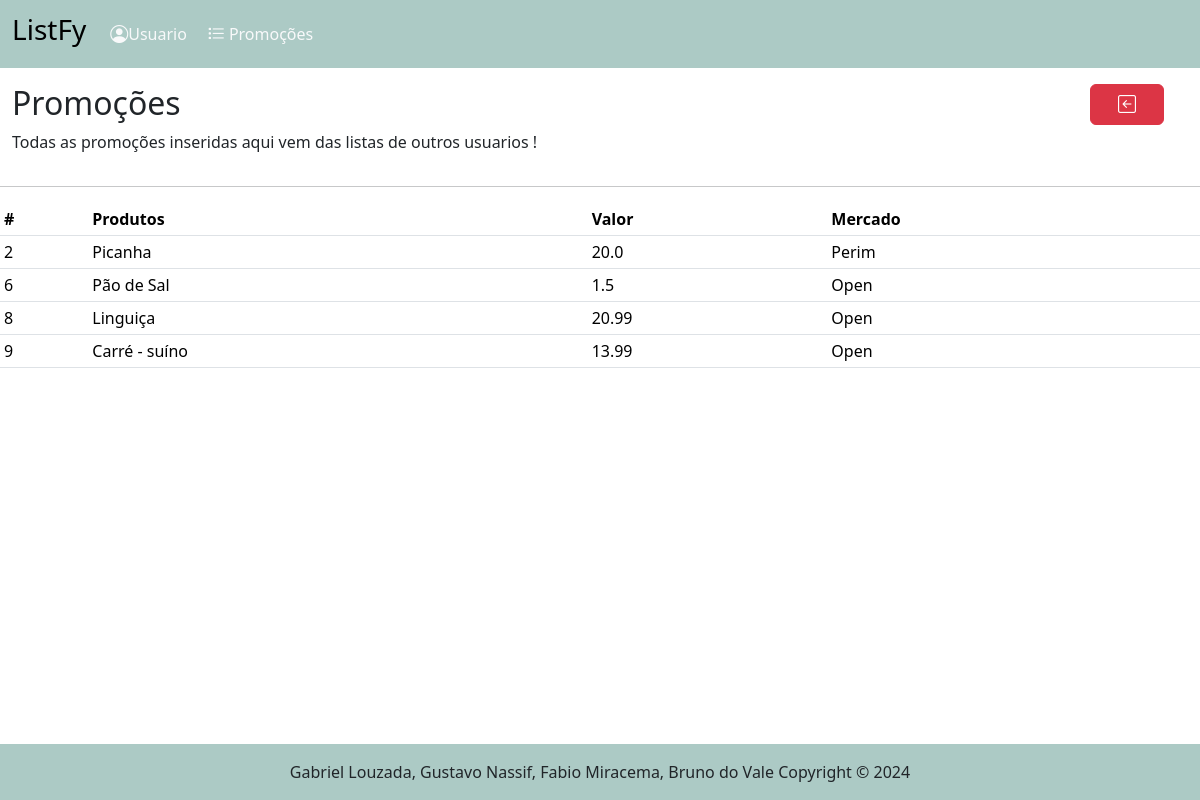
Page /promocao/ on the earlier database version.
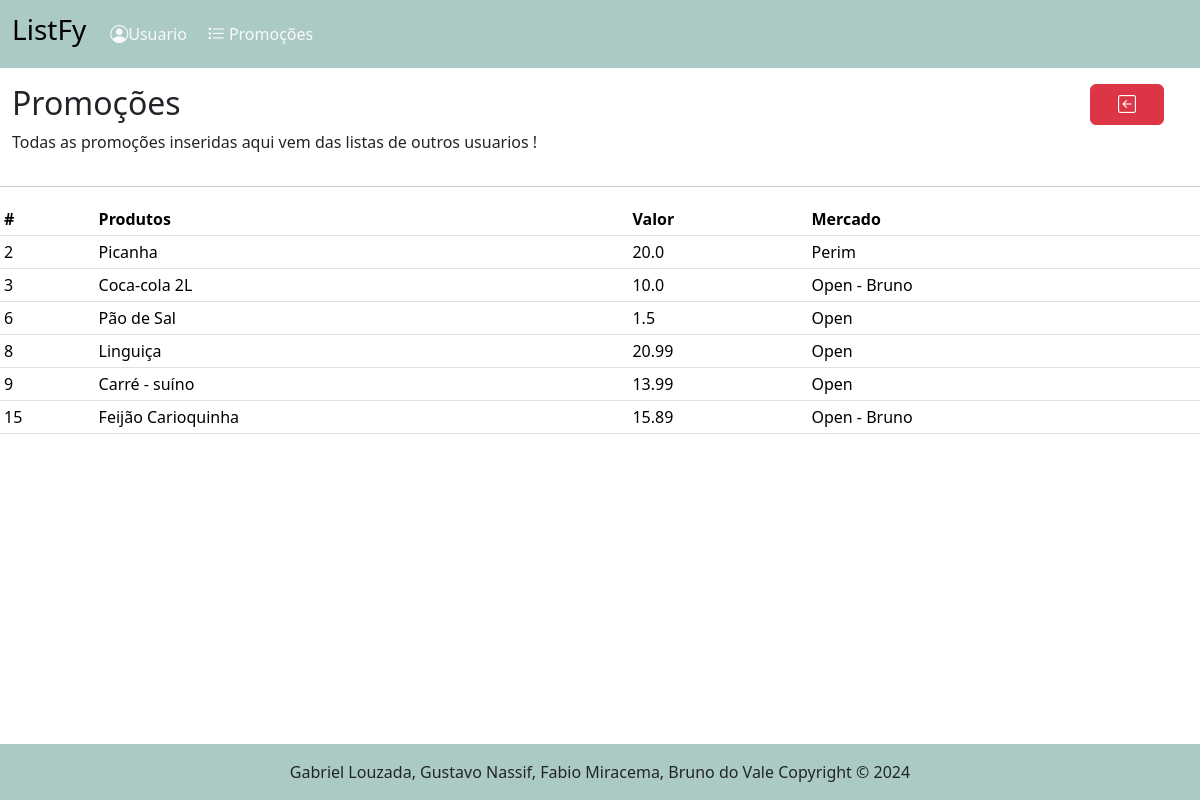
Same page on the later database version.
### tables this page shows
CREATE TABLE "lista" (
	"id_lista"	            INTEGER,
	"estabelecimento"	      TEXT    NOT NULL,
	"id_user"	              INTEGER NOT NULL,
  "status_lista"     		  INTEGER NOT NULL,
	FOREIGN KEY("id_user") REFERENCES "usuario"("id_user"),
	PRIMARY KEY("id_lista" AUTOINCREMENT)
);

### routes/promocao_routes.py (the view)
@router.get("/", response_class=HTMLResponse)
async def get_listar(request: Request):
    promocao = obter_todas_promocao()
    return templates.TemplateResponse("/promocao/promocao.html", {"request": request, "promocao":promocao})

### templates/promocao/promocao.html (shortened to what this page needs)
{% extends "base.html" %}
{% block conteudo %}
<div class="row mt-3 container-fluid d-flex justify-content-between">
    <div class="col-9 col-md-11">
        <h2>Promoções</h2>
        <p>Todas as promoções inseridas aqui vem das listas de outros usuarios !</p>
    </div>
    <div class="col-2 col-md-1">
        <a href="/" class="btn btn-danger"><i class="bi bi-arrow-left-square"></i></a>
    </div>
</div>
<hr>
<div>
    <table class="table table-sm">
        <tr>
            <th>#</th>
            <th>Produtos</th>
            <th>Valor</th>
            <th>Mercado</th>
        </tr>
        {% for p in promocao%}
        <tr>
            <td>{{p.id_produto}}</td>
            <td>{{p.nome_produto}}</td>
            <td>{{p.valor_promocao}}</td>
            <td>{{p.estabelecimento}}</td>
        </tr>
        {% endfor %}
    </table>
</div>
{% endblock %}

### templates/base.html (shortened to what this page needs)
<!DOCTYPE html>
<html lang="pt-br">
<head>
    <link rel="stylesheet" href="/static/style/style.css">
    <link href="https://cdn.jsdelivr.net/npm/bootstrap@5.3.3/dist/css/bootstrap.min.css" rel="stylesheet">
    <link rel="stylesheet" href="https://cdn.jsdelivr.net/npm/bootstrap-icons@1.11.3/font/bootstrap-icons.min.css">
</head>
<body>
    {% set usuario = request.state.usuario%}
    {% include "header.html" %}
    {% block conteudo %}{% endblock %}
    {% include "footer.html" %}
</body>
</html>

### templates/header.html (shortened to what this page needs)
<header>
    <nav class="navbar navbar-expand-lg" style="background-color: #accac5;">
        <div class="container-fluid">
          <a class="navbar-brand" href="/">
            <h3>ListFy</h3>
          </a>
          <div class="collapse navbar-collapse" id="navbarSupportedContent">
            <ul class="navbar-nav me-auto mb-2 mb-lg-0">
              {%- if not usuario: -%}
              <li class="nav-item">
                <a class="nav-link text-light" href="/usuario/entrar"> <i class="bi bi-person-circle" style="padding: 0px;"></i>Usuario</a>
              </li>
                {%- endif -%}
              <li class="nav-item">
                <a class="nav-link text-light" href="/promocao"> <i class="bi bi-list-task p-1"></i>Promoções</a>
              </li>
            </ul>
          </div>
        </div>
      </nav>
</header>

### templates/footer.html (shortened to what this page needs)
<div class="p-3 mt-5 ">
</div>
<footer class="bd-footer fixed-bottom" style="background-color: #accac5">
    <div class="d-flex justify-content-center mt-3">
        <p>Gabriel Louzada, Gustavo Nassif, Fabio Miracema, Bruno do Vale Copyright &copy; 2024</p>
    </div>
</footer>

### static/style/style.css (style rules this page uses)
i { padding: 15px; font-size: 18px; }

Differences in the rows shown:
added lista: id_produto "3", nome_produto "Coca-cola 2L", valor_promocao "10.0", estabelecimento "Open - Bruno", id_produto "15", nome_produto "Feijão Carioquinha", valor_promocao "15.89"
